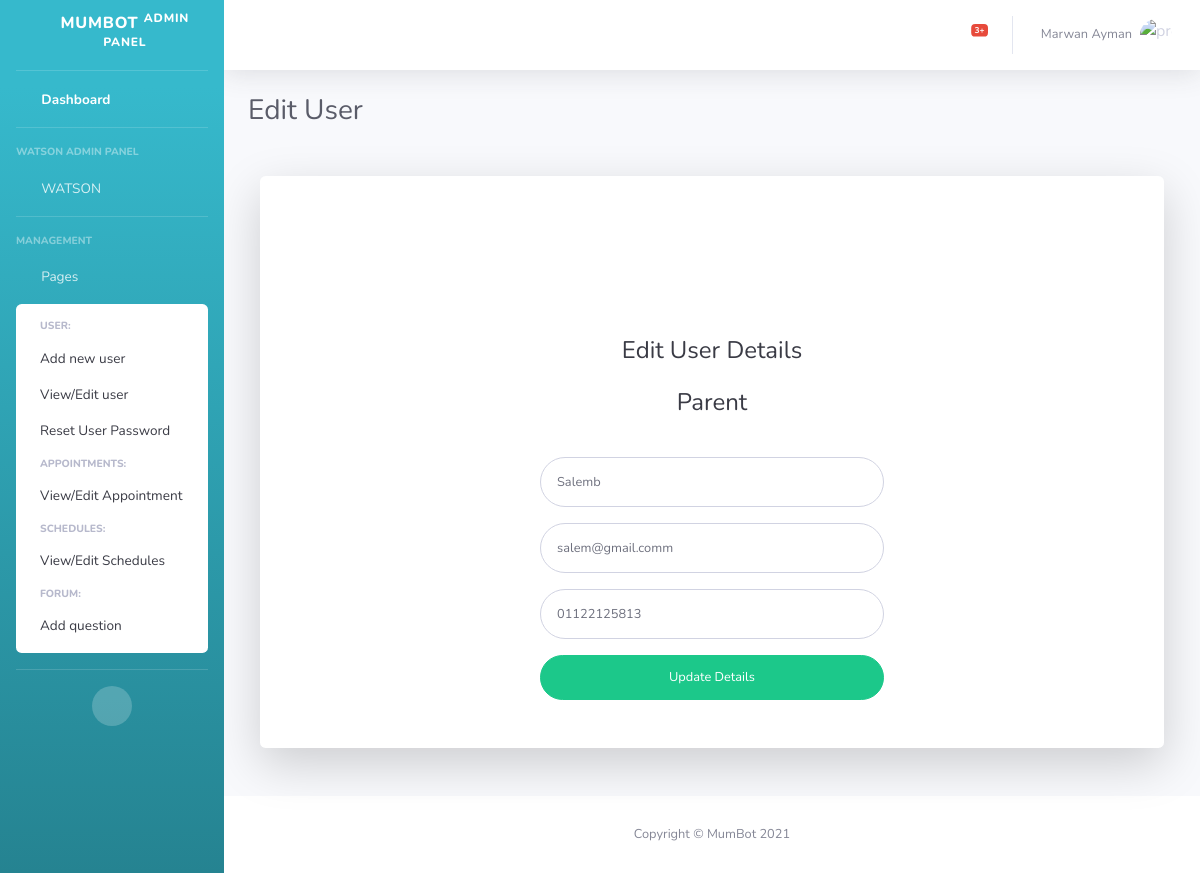
The app's page /grad/edituser/6/3/, older data.
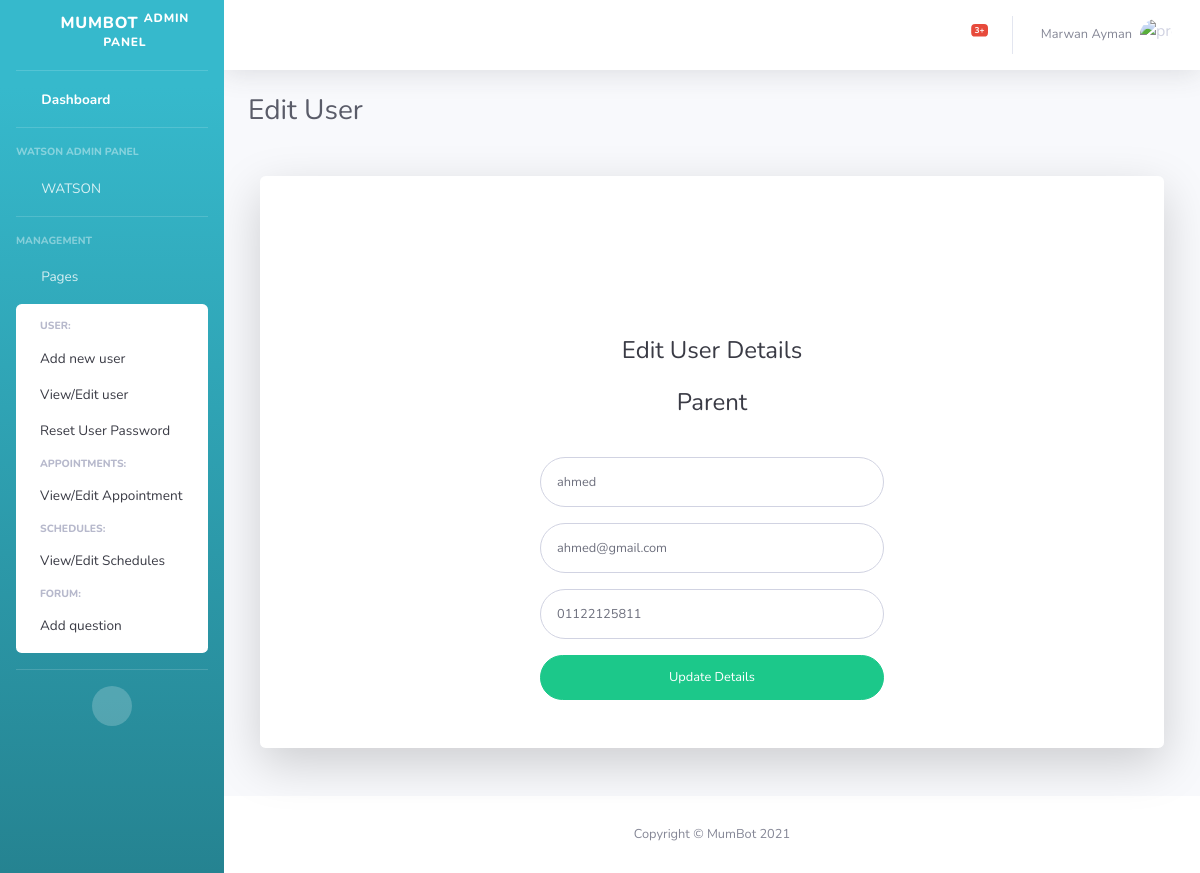
The same page, newer data.
### grad/models.py (models this page shows)
class User(models.Model):
    user_password = models.CharField(max_length=32)
    user_name = models.CharField(max_length=25)
    user_phone = models.CharField(max_length=15)
    user_email = models.EmailField(max_length=254)
    user_role = models.IntegerField()

### grad/views.py (the view)
# urls.py: path("edituser/<int:id>/<int:user_role>/", views.edituser, name="edituser"),
def edituser(request, id, user_role):
    if user_role == 2:
        return render(request, "grad/edituser.html", {
            "user": Specialist.objects.get(pk=id)
        })
    elif user_role == 3:
        return render(request, "grad/edituser.html", {
            "user": Parent.objects.get(pk=id)
        })
    else:
        pass

### grad/templates/grad/edituser.html (shortened to what the changed rows need)
<!DOCTYPE html>
<html lang="en">
<head>
    {% load static %}
    <link href="{% static 'grad/vendor/fontawesome-free/css/all.min.css' %}" rel="stylesheet" type="text/css">
    <link href="{% static 'grad/css/sb-admin-2.min.css' %}" rel="stylesheet">
</head>
<body id="page-top">
    <div id="wrapper">
        <div id="content-wrapper" class="d-flex flex-column">
            <div id="content">
                <div class="container-fluid">
                    <div class="d-sm-flex align-items-center justify-content-between mb-4">
                        <h1 class="h3 mb-0 text-gray-800">Edit User</h1>
                    </div>
                    <div class="col-xl-12 col-lg-12 col-md-12">
                        <div class="card o-hidden border-0 shadow-lg my-5">
                            <div class="card-body p-0">
                                <div class="row">
                                    <div class="col-lg-6">
                                        <div class="p-5">
                                            <div class="text-center">
                                                <h1 class="h4 text-gray-900 mb-4">Edit User Details</h1>
                                            </div>
                                            <form class="user" action="{% url 'updateuser' user.id user.user_role %}"
                                                method="post">
                                                <div class="form-group row">
                                                    <div class="offset-2 col-md-8 col-sm-6 mb-3 mb-sm-0 text-center">
                                                        {% if user.user_role == 2 %}
                                                        <h2 class="h4 text-gray-900 mb-4">Parenting Specialist</h2>
                                                        {% else %}
                                                        <h2 class="h4 text-gray-900 mb-4">Parent</h2>
                                                        {% endif %}
                                                    </div>
                                                </div>
                                                <div class="form-group row">
                                                    <div class="col-sm-12 mb-6 mb-sm-0">
                                                        <input type="text" class="form-control form-control-user"
                                                            id="exampleFirstName" placeholder="First Name"
                                                            name="user_name" value="{{user.user_name}}">
                                                    </div>
                                                </div>
                                                <div class="form-group">
                                                    <input type="email" class="form-control form-control-user"
                                                        id="exampleInputEmail" placeholder="Email Address"
                                                        name="user_email" value="{{user.user_email}}">
                                                </div>
                                                <div class="form-group">
                                                    <input type="tel" class="form-control form-control-user"
                                                        id="exampleInputTel" placeholder="Phone Number"
                                                        name="user_phone" value="{{user.user_phone}}">
                                                </div>
                                            </form>
                                        </div>
                                    </div>
                                </div>
                            </div>
                        </div>
                    </div>
                </div>
            </div>
        </div>
    </div>
</body>
</html>

Row changes from the older to the newer data that the page shows:
changed User: user_name "Salemb" → "ahmed"; user_email "salem@gmail.comm" → "ahmed@gmail.com"; user_phone "01122125813" → "01122125811"
